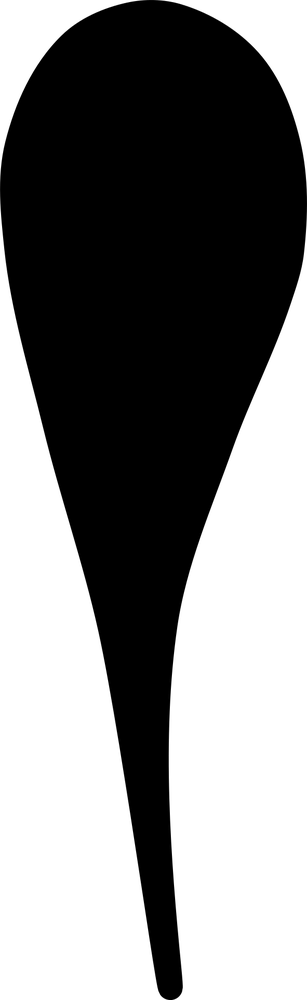
#> input picture data/fish.png, 307 x 1000 px, shrunk from 591 x 1927 before the run
$ jupyter execute --allow-errors figures-3-4-5.ipynb
#> lines starting #> are read from the running program, lines starting #| are printed output that depends on the picture
[cell 1]
import os, sys, datetime, re, pickle, warnings
from os.path import join
from glob import glob
import numpy as np
from scipy.signal import find_peaks, savgol_filter
from scipy.stats import shapiro, ttest_1samp, wilcoxon
from scipy.stats import norm as normal
from statsmodels.api import qqplot
import pandas as pd
import matplotlib.pyplot as plt
from matplotlib.colors import Normalize, CenteredNorm, SymLogNorm
from matplotlib.patches import Rectangle
from matplotlib.lines import Line2D
from mpl_toolkits.axes_grid1 import make_axes_locatable
import seaborn as sns
import itertools as itt
from tqdm import tqdm
from numba import jit, njit

sys.path.append('trilab-tracker-0.1.2')
from trilabtracker import preprocess_trial

if not os.path.exists('figure-assets'):
    os.mkdir('figure-assets')
if not os.path.exists('figures'):
    os.mkdir('figures')

plt.rcParams['figure.figsize'] = 9,6
plt.rcParams['figure.facecolor'] = 'w'
dpi = 150

# Prepare trial data.

Prepare a dictionary of trials to analyze with basic info for each (path to trial file, population, age, number of individuals, etc).

[cell 2]
tank_diameter_vs_age = { 7:9.6, 14:10.4, 21:12.8, 28:17.7, 42:24.2, 56:33.8, 70:33.8, 84:33.8 }

# Load name correction atlas.
#> (the rest of this cell did not finish here and is left out)

# Compute polar force maps

[cell 3]
# Angle and distance bins.
binsθ = np.linspace(0, 2*np.pi, 9)
binsD = np.concatenate([np.arange(0,0.2,0.05), np.arange(0.2,2.1,0.1)])
nθ    = len(binsθ)
nD    = len(binsD)
print(binsD)

# Where to save/load figure data.
real_data_file = 'figure-assets/fig345_real.pkl'
mock_data_file = 'figure-assets/fig345_mock.pkl'

def load_polar_maps(real_data_file=real_data_file, mock_data_file=mock_data_file):
    with open(real_data_file, 'rb') as f:
        polar_maps = pickle.load(f)
    with open(mock_data_file, 'rb') as f:
        polar_maps_mock = pickle.load(f)
    return polar_maps,polar_maps_mock

# Distance ranges for attractive forces and aligning torque, as slices for
# the distance bins.
Id1   = range(3,6) # attraction zone
Id2   = range(1,6) # alignment zone

## Actual groups

#> (a cell that did not finish here is left out)

## Proof that mock pairs are equivalent to mock groups

[cell 5]
# [13 lines of commented-out code are left out]

[cell 6]
# # Make a list of all possible mock groups, i.e., groups of 5 fish taken
# # from 5 different trials.
# groups = []
# for I in itt.combinations(range(n_g),n_ind):
#     for J in itt.product(*[range(n_ind)]*n_ind):
#         groups.append(tuple(zip(I,J)))

# # Make a list of all possible fish pairs by looping over mock groups and
# # listing all possible fish pairs withint that mock group.
# pairs2 = []
# for group in groups:
#     for k1,k2 in itt.permutations(group,2):
#         pairs2.append((k1,k2))

# # print('Number of unique fish pairs:', len(set(pairs2)))
# print('Are these the same pairs as before?', set(pairs2)==set(pairs))

# # This time there are lots of duplicates. To make sure averages over the mock pairs
# # are equivalent to averages over the pairs from mock groups, we need to make sure
# # every pair has the same number of duplicates.
# from collections import Counter
# c = Counter(pairs2) # number of instances of each pair
# n = set(c.values()) # distinct numbers of instances
# print('Number of duplicates of each pair:', n)
# # n has only one element, therefore every pair has the same number of duplicates.

## Mock groups

#> (a cell that did not finish here is left out)

# Make figures

[cell 8]
quantity_name = { 'N':'Density', 'Fr':'Attraction Force', 'Fy':'Speeding Force',
                  'Fx':'Turning Force', 'Px':'Right Turn Probability',
                  'Ω':'Angular Velocity', 'dΩ':'Angular Acceleration'}
population_name = { 'SF':'Surface', 'Pa':'Cave' }

# [13 lines left out: function plot_polar_heatmap, not called in this run]

pop_colors = {'SF': {'face':'pink', 'edge':'palevioletred', 'lines':'mediumvioletred'},
              'Pa': {'face':'thistle', 'edge':'mediumorchid', 'lines':'purple'}}


# [45 lines left out: functions plot_violin, average, significant_symbol, not called in this run]

def savefig(fn):
    plt.savefig(f'figures/fig345_{fn}.png', dpi=200)

## (d,θ) maps

#> (a cell that did not finish here is left out)

### Polar grid showing focal fish. Attraction zone. Alignment zone.

[cell 10]
fig,ax = plt.subplots(1, 1, figsize=(3,3), subplot_kw={'projection':'polar'},
                      gridspec_kw={'bottom':0.15, 'top':0.85, 'left':0.15, 'right':0.85})

ax.set_theta_zero_location('N')
ticks  = binsD[1:]
labels = [f'{d:.1g}' if np.abs(d%0.1)<1e-6 else '' for d in ticks]
ax.set_yticks(ticks, labels, x=-0.4, ha='center', va='center')
ax.set_ylim(0,0.5)

img = plt.imread('data/fish.png')
#> img is the input picture: shape (1000, 307, 4) float32; mean R, G, B, A 0, 0, 0, 0.496
img = np.ma.masked_where(img==1, img)
ax2 = fig.add_axes([0.43,0.39,0.15,0.15])
ax2.imshow(img, alpha=0.7, cmap=plt.get_cmap('gray'), vmin=0, vmax=1)
ax2.axis('off')

savefig('heatmap-grid')
plt.show()

[cell 11]
# Region of (θ,d) space used to compute the scalar metric.
d1,d2 = binsD[Id1[0]],binsD[Id1[-1]+1]
print(d1,d2)
fig,ax = plt.subplots(1, 1, figsize=(3,3), subplot_kw={'projection':'polar'},
                      gridspec_kw={'bottom':0.15, 'top':0.85, 'left':0.15, 'right':0.85})
ax.bar(0, 1).remove()
ax.set_theta_zero_location('N')
ticks  = binsD[1:]
labels = [f'{d:.1g}' if np.abs(d%0.1)<1e-6 else '' for d in ticks]
ax.set_yticks(ticks, labels, x=-0.4, ha='center', va='center')
ax.set_ylim(0,0.5)
ax.add_patch(Rectangle((0,d1), width=2*np.pi, height=d2-d1, color='C0'))
savefig(f'force-average')
#> call 2 of savefig, with fn = 'force-average'
#> in savefig (call 2), `plt.savefig(f'figures/fig345_{fn}.png', dpi=200)`:
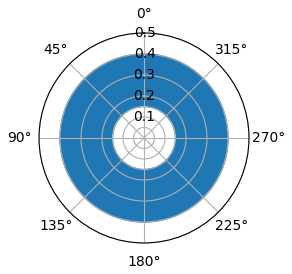
#> figure drawn by matplotlib, 1 panel
plt.show()

[cell 12]
# Region of (θ,d) space used to compute the scalar metric.
d1,d2 = binsD[Id2[0]],binsD[Id2[-1]+1]
print(d1,d2)
fig,ax = plt.subplots(1, 1, figsize=(3,3), subplot_kw={'projection':'polar'},
                      gridspec_kw={'bottom':0.15, 'top':0.85, 'left':0.15, 'right':0.85})
ax.bar(0, 1).remove()
ax.set_theta_zero_location('N')
ticks  = binsD[1:]
labels = [f'{d:.1g}' if np.abs(d%0.1)<1e-6 else '' for d in ticks]
ax.set_yticks(ticks, labels, x=-0.4, ha='center', va='center')
ax.set_ylim(0,0.5)
ax.add_patch(Rectangle((0,d1), width=2*np.pi, height=d2-d1, color='C0'))
savefig(f'angular-average')
#> call 3 of savefig, with fn = 'angular-average'
#> in savefig (call 3), `plt.savefig(f'figures/fig345_{fn}.png', dpi=200)`:
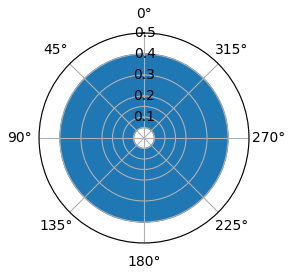
#> figure drawn by matplotlib, 1 panel
plt.show()

### Scalar metric with statistical analysis

#### Violin plots for figures 4 and 5

#> (a cell that did not finish here is left out)


quantities  = ['Fx','Fy','dΩ']
populations = ['SF','Pa']
ages        = [7,28,42,70]
n_ind       = 5

nx,ny   = len(populations),len(quantities)
gsk     = {'bottom':0.07, 'top':0.92, 'left':0.15, 'right':0.98,
           'hspace':0.4, 'wspace':0.4}
fig,axs = plt.subplots(ny, nx, figsize=(4*nx,2.5*ny),
                       gridspec_kw=gsk, squeeze=False)
fontsize = 14
quantity_name_ = {'Fy':'Attractive\nSpeeding Force',
                  'Fx':'Attractive\nTurning Force',
                  'dΩ':'Aligning Angular\nAcceleration'}

for i_p,pop in enumerate(populations):
    for i_q,q in enumerate(quantities):
        ax   = axs[i_q,i_p]

        # Prepare data.
        Q1   = { age:polar_maps[pop,age,n_ind][q+'_avg'] for age in ages }
        Q2   = { age:polar_maps_mock[pop,age,n_ind][q+'_avg'] for age in ages }
        Q = { age:Q1[age]-np.mean(Q2[age]) for age in ages }
        if q in ['Fx','Fy']:
            Q = { age:Q[age]/polar_maps_mock[pop,age,n_ind]['v0'] for age in ages }

        # Make boxplots.
        x = np.arange(len(ages))
        ax.boxplot(Q.values(), positions=x,
                   showmeans = True, meanline = True,
                   meanprops = dict(color = pop_colors[pop]['lines'],
                                    linewidth = 1.2, linestyle = '-'),
                   zorder = 1, patch_artist = True, showfliers = False,
                   showbox = False, showcaps = False,  whis = 0,
                   medianprops = dict(color = pop_colors[pop]['lines'],
                                      linewidth = 1.2, linestyle = '--'))

        # Make violin plots.
        p = ax.violinplot(Q.values(), positions=x, showextrema=False)
        for b in p['bodies']:
            b.set_edgecolor(pop_colors[pop]['lines'])
            b.set_facecolor(pop_colors[pop]['lines'])

        # Make scatter plots.
        xy = [(x[i_a],y) for i_a,age in enumerate(ages) for y in Q[age]]
        ax.plot(*zip(*xy), lw=0, marker='o', ms=2, c=pop_colors[pop]['lines'], label='Actual')


        # Polish plot.
        ax.axhline(0, color='k', lw=0.5, ls='--', zorder=-10)
        ax.set_xlabel(None)
        ax.set_xticks(range(0,4,1), [f'{a}dpf' for a in ages])
        ax.tick_params('x', length=0, pad=10)
        ax.set_ylabel(quantity_name_[q], fontsize=fontsize)
        ax.locator_params(axis='y', nbins=4)
        ax.set_xlim(-0.5,3.5)
        ylim = [-0.5,2.5] if q=='dΩ' else [-0.2,0.8]
        ax.set_ylim(*ylim)
        if q=='dΩ': ax.yaxis.labelpad += 10

        # Statistical analysis.
        for i_a,age in enumerate(Q):
            x = Q[age]
            print(f'{pop}, {quantity_name[q]}, {age}dpf') #, end=' ')
            p = shapiro(x).pvalue
            print(f'    [Shapiro (real): n={len(x)}, median={np.median(x):.3g}, p={p:.3g}]') #, end=' ')
            t1 = ttest_1samp(x, 0)
            t2 = wilcoxon(x)
            print(f'    [1 sample T-test: stat={t1.statistic:.3g}, p={t1.pvalue:.3g}]')
            print(f'    [Wilcoxon: stat={t2.statistic:.3g}, p={t2.pvalue:.3g}]')
            t  = t2 if p<0.05 else t1
            l1  = ax.get_ylim()
            l2  = max(Q[age])
            y   = l2 + 0.05*(l1[1]-l1[0])
            ax.text(i_a, y, significant_symbol(t.pvalue), ha='center', fontsize=fontsize)

for pop,ax in zip(populations,axs[0,:]):
    ax.set_title(population_name[pop], fontsize=fontsize, pad=10) #, weight='bold')

savefig(f'force-violins')
plt.show()

#### Figure S6

#> (a cell that did not finish here is left out)


quantities  = ['Fx','Fy','dΩ']
populations = ['SF','Pa']
ages        = [7,28,42,70]
n_ind       = 5

nx,ny   = len(populations),len(quantities)
gsk     = {'bottom':0.07, 'top':0.92, 'left':0.15, 'right':0.98,
           'hspace':0.4, 'wspace':0.4}
fig,axs = plt.subplots(ny, nx, figsize=(4*nx,2.5*ny),
                       gridspec_kw=gsk, squeeze=False)
fontsize = 14
quantity_name_ = {'Fy':'Attractive\nSpeeding Force',
                  'Fx':'Attractive\nTurning Force',
                  'dΩ':'Aligning Angular\nAcceleration'}

for i_p,pop in enumerate(populations):
    for i_q,q in enumerate(quantities):
        ax   = axs[i_q,i_p]

        # Prepare data.
        Q1   = { age:polar_maps[pop,age,n_ind][q+'_avg'] for age in ages }
        Q2   = { age:polar_maps_mock[pop,age,n_ind][q+'_avg'] for age in ages }
        if q in ['Fx','Fy']:
            Q1 = { age:Q1[age]/polar_maps_mock[pop,age,n_ind]['v0'] for age in ages }
            Q2 = { age:Q2[age]/polar_maps_mock[pop,age,n_ind]['v0'] for age in ages }

        # Make boxplots.
        x = np.arange(len(ages))
        ax.boxplot(Q1.values(), positions=x,
                   showmeans = True, meanline = True,
                   meanprops = dict(color = pop_colors[pop]['lines'],
                                    linewidth = 1.2, linestyle = '-'),
                   zorder = 1, patch_artist = True, showfliers = False,
                   showbox = False, showcaps = False,  whis = 0,
                   medianprops = dict(color = pop_colors[pop]['lines'],
                                      linewidth = 1.2, linestyle = '--'))
        ax.boxplot(Q2.values(), positions=x,
                   showmeans = True, meanline = True,
                   meanprops = dict(color = 'black',
                                    linestyle = '-',
                                    linewidth = 1.2),
                   zorder = 1, patch_artist = True, showfliers = False,
                   showbox = False, showcaps = False,  whis = 0,
                   medianprops = dict(lw=0))

        # Make violin plots.
        p = ax.violinplot(Q1.values(), positions=x, showextrema=False)
        for b in p['bodies']:
            b.set_edgecolor(pop_colors[pop]['lines'])
            b.set_facecolor(pop_colors[pop]['lines'])

        # Make scatter plots.
        xy = [(x[i_a],q1) for i_a,age in enumerate(ages) for q1 in Q1[age]]
        ax.plot(*zip(*xy), lw=0, marker='o', ms=2, c=pop_colors[pop]['lines'], label='Actual')

        # Polish plot.
        ax.axhline(0, color='k', lw=0.5, ls='--', zorder=-10)
        ax.set_xlabel(None)
        ax.set_xticks(range(0,4,1), [f'{a}dpf' for a in ages])
        ax.tick_params('x', length=0, pad=10)
        ax.set_ylabel(quantity_name_[q], fontsize=fontsize)
        ax.locator_params(axis='y', nbins=4)
        ax.set_xlim(-0.5,3.5)
        ylim = [-0.5,2.5] if q=='dΩ' else [-0.2,0.8]
        ax.set_ylim(*ylim)
        if q=='dΩ': ax.yaxis.labelpad += 10

        # Statistical analysis.
        for i_a,age in enumerate(Q1):
            x1,x2 = Q1[age],Q2[age]
            print(f'{pop}, {quantity_name[q]}, {age}dpf') #, end=' ')
            p1 = shapiro(x1).pvalue
            print(f'    [Real: n={len(x1)}, mean={np.mean(x1):.3g}, median={np.median(x1):.3g}, p_shapiro={p1:.3g}]') #, end=' ')
            print(f'    [Mock: n={len(x2)}, mean={np.mean(x2):.3g}]') #, end=' ')
            if p1<0.05:
                t = wilcoxon(x1-np.mean(x2))
                print(f'    [Wilcoxon: stat={t.statistic:.3g}, p={t.pvalue:.3g}]')
            else:
                t = ttest_1samp(x1, np.mean(x2))
                print(f'    1 sample T-test: stat={t.statistic:.3g}, p={t.pvalue:.3g}')
            l1  = ax.get_ylim()
            l2  = max(max(Q1[age]),max(Q2[age]))
            y   = l2 + 0.05*(l1[1]-l1[0])
            ax.text(i_a, y, significant_symbol(t.pvalue), ha='center', fontsize=fontsize)

for pop,ax in zip(populations,axs[0,:]):
    ax.set_title(population_name[pop], fontsize=fontsize, pad=10) #, weight='bold')

savefig(f'force-violins_supplementary')
plt.show()

#### QQplots

#> (a cell that did not finish here is left out)
